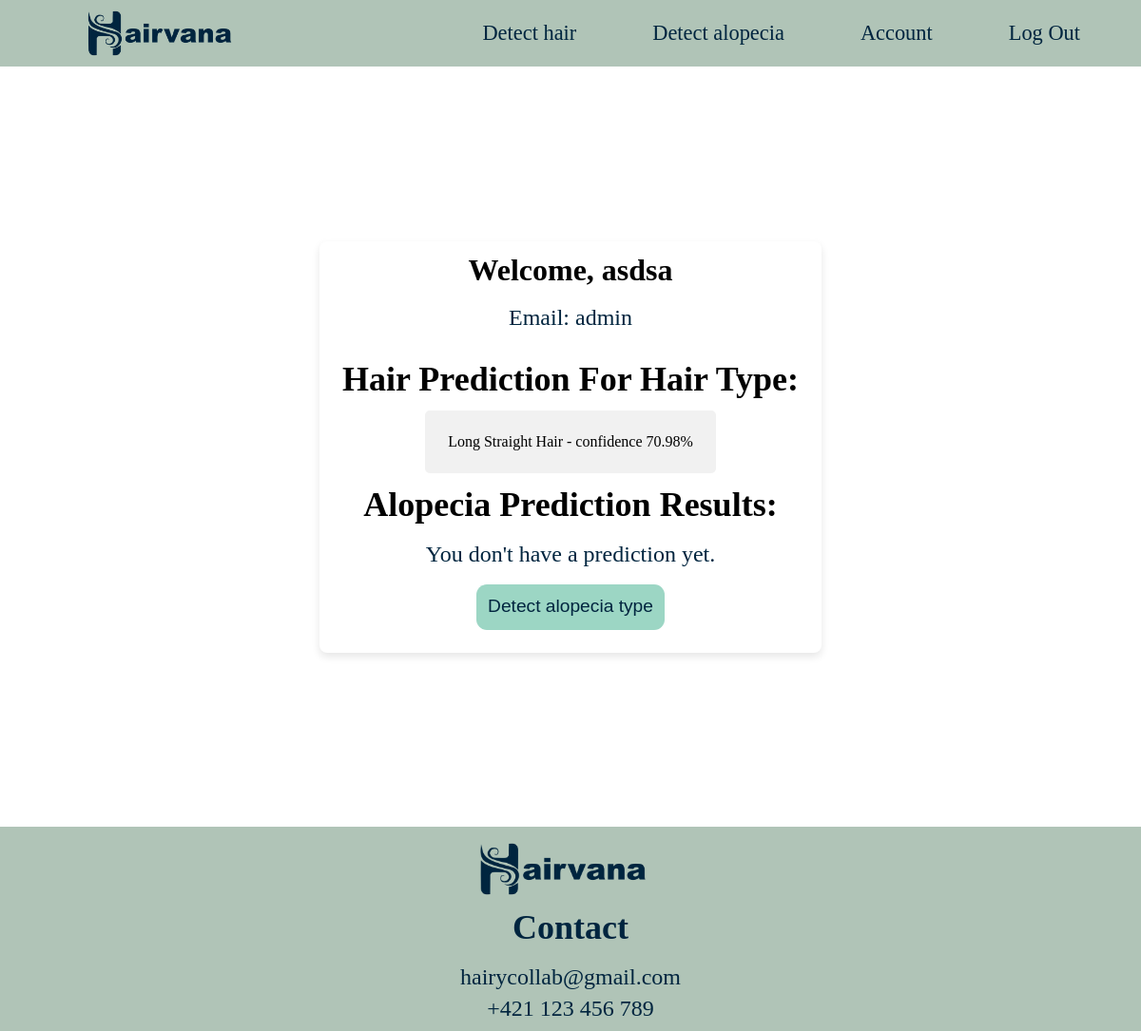
Page /account_page (signed in) on the committed database.
### app.py (models this page shows, shortened)
class User(db.Model):
    id = db.Column(db.Integer, primary_key=True)
    name = db.Column(db.String(100), nullable=False)
    email = db.Column(db.String(120), unique=True, nullable=False)
    password = db.Column(db.String(200), nullable=False)
    hair_type = db.Column(db.String(500), nullable=True, default=None)
    alopecia_type = db.Column(db.String(500), nullable=True, default=None)

### app.py (the view)
@app.route('/account_page')
def profile():
    if 'user_id' not in session:
        return render_template('sign_in.html')  # Redirect to sign-in if not authenticated
    user_id = session.get('user_id')
    user = User.query.get(user_id) if user_id else None
    return render_template('account_page.html', user=user, is_authenticated=True)

### templates/account_page.html (shortened to what this page needs)
{% extends "skelet.html" %}
{% block css %}
<link
  rel="stylesheet"
  href="{{ url_for('static', filename='css/account.css') }}"
/>
{% endblock %}
{% block content %}
<div class="wrapper">
  <div class="container">
    <h1>Welcome, {{ user.name }}</h1>
    <p id ='email'>Email: {{ user.email }}</p>
    {% if user.hair_type %}
    <h2>Hair Prediction For Hair Type:</h2>
    <div class="result">{{ user.hair_type.strip("[]'") }}</div>
    {% else %}
    <p id="pred">
      <h2>Hair Prediction For Hair Type:</h2>
      <p>You don't have a prediction yet.</p>
      <a href="/detect_hair" class="redirect-button">Detect hair type</a>
    </p>    {% endif %} {% if user.alopecia_type %}
    <h2>Alopecia Prediction Results:</h2>
    <div class="result">{{ user.alopecia_type.strip("[]'") }}</div>
    {% else %}
    <h2>Alopecia Prediction Results:</h2>
    <p>You don't have a prediction yet.</p>
    <a href="/detect_alopecia" class="redirect-button">Detect alopecia type</a>  </p>      {% endif %}
  </div>
</div>
  {% endblock %}

### static/css/nav_foot.css (style rules this page uses)
h2 { font-size: 1.5vw; margin: 0.4vw; margin-top: 2vw; }
p { margin: 0.5vw; font-size: 0.5rem; }

### static/css/account.css (style rules this page uses)
html, body { margin: 0; padding: 0; }
.wrapper { display: flex; justify-content: center; align-items: center; height: 100vh; }
.container { background-color: rgb(255, 255, 255); border-radius: 8px; box-shadow: 0 4px 8px rgba(0, 0, 0, 0.1); display: flex; flex-direction: column; justify-content: center; align-items: center; margin: 4vw; padding: 1vw; }
.result { background-color: #f1f1f1; border-radius: 5px; width: fit-content; padding: 2vw; }
#email { font-size: 2vw; padding: 1vw; }
h1 { padding: 0%; margin: 0%; }
h2 { font-size: 3vw; padding: 1vw; margin: 0%; }
.redirect-button { text-align: center; text-decoration: none; background-color: #9cd6c4; width: fit-content; height: 2vw; font-family: "Montserrat", sans-serif; font-weight: 500; font-size: 1.6vw; cursor: pointer; margin-top: 1vw; padding: 1vw; border: none; border-radius: 11px; color: #00253f; transition: background-color 0.3s ease, transform 0.2s ease; }
p { font-size: 2vw; color: #00253f; }

### rows in the picture
User: name "asdsa", email "admin", hair_type.strip "Long Straight Hair - confidence 70.98%"
